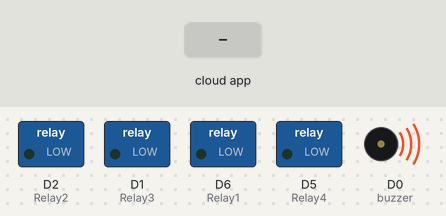
The sketch below on a simulated ESP8266 (NodeMCU). Parts: switched loads named in the sketch (green lamp = pin HIGH), buzzer (waves = sounding, pin HIGH). The test bench sets the inputs (shaded band). WiFi joins after 1.5 s; servers stay silent unless stated; no MQTT or app messages arrive unless stated; what the sketch prints to the serial monitor is not drawn.

Above: at 2.7 s.
2.8 s: the phone or cloud app sets relay1 to 1
At 5.2 s:
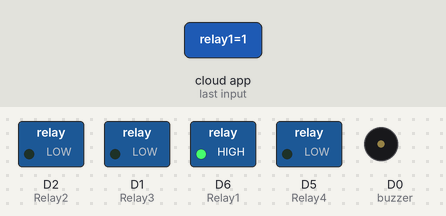
5.8 s: the phone or cloud app sets relay2 to 1
At 6.9 s:
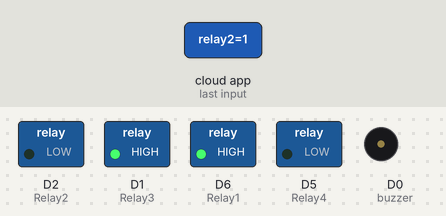
7.3 s: the phone or cloud app sets relay3 to 1
At 8.4 s:
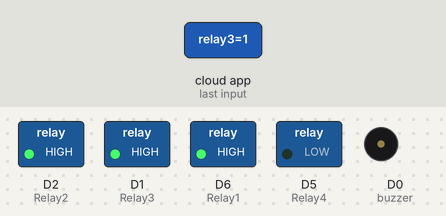
8.8 s: the phone or cloud app sets relay4 to 1
At 9.1 s:
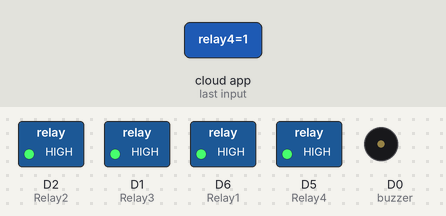
10.3 s: the phone or cloud app sets relay1 to 0
At 10.7 s:
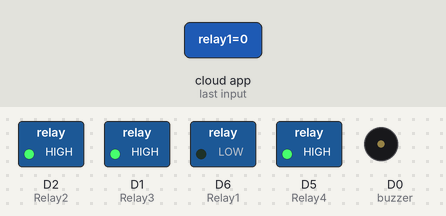
11.8 s: the phone or cloud app sets relay2 to 0
At 12.6 s:
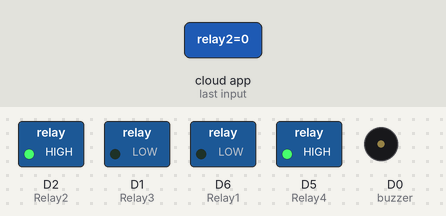
Timing chart, 0 to 14.3 s (numbered marks = the images above; inputs shaded):
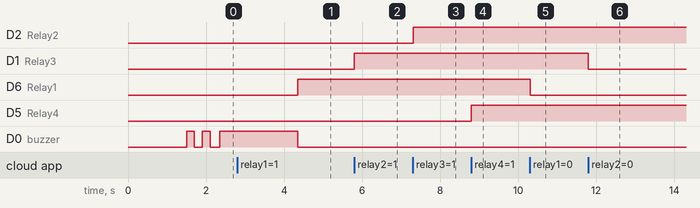

The sketch:

IOT_HA.ino
```cpp
#include <ESP8266WiFi.h>
#include "Adafruit_MQTT.h"
#include "Adafruit_MQTT_Client.h"
#include "DHT.h"

//Relays for switching appliances
#define Relay1            D6
#define Relay2            D2
#define Relay3            D1
#define Relay4            D5
#define DHTPIN            D7
#define buzzer            D0
#define S0                D3
#define S1                D4
#define analogpin         A0
/************************* WiFi Access Point *********************************/
#define WLAN_SSID       ""  //wifi username
#define WLAN_PASS       ""  //wifi password
/************************* Adafruit.io Setup *********************************/
#define AIO_SERVER      "io.adafruit.com"
#define AIO_SERVERPORT  1883                   // use 8883 for SSL
#define AIO_USERNAME    "" //adafruit.io username
#define AIO_KEY         "" //enter your adafruit.io web key here

WiFiClient client;

Adafruit_MQTT_Client mqtt(&client, AIO_SERVER, AIO_SERVERPORT, AIO_USERNAME, AIO_KEY);


Adafruit_MQTT_Publish Humidity = Adafruit_MQTT_Publish(&mqtt, AIO_USERNAME "/feeds/humidity");
Adafruit_MQTT_Publish Temperature = Adafruit_MQTT_Publish(&mqtt, AIO_USERNAME "/feeds/temperature");
Adafruit_MQTT_Publish CO2 = Adafruit_MQTT_Publish(&mqtt, AIO_USERNAME "/feeds/co2");
Adafruit_MQTT_Publish Sound = Adafruit_MQTT_Publish(&mqtt, AIO_USERNAME "/feeds/sound");
Adafruit_MQTT_Publish Light = Adafruit_MQTT_Publish(&mqtt, AIO_USERNAME "/feeds/light");


Adafruit_MQTT_Subscribe Light1 = Adafruit_MQTT_Subscribe(&mqtt, AIO_USERNAME "/feeds/relay1");
Adafruit_MQTT_Subscribe Fan1 = Adafruit_MQTT_Subscribe(&mqtt, AIO_USERNAME "/feeds/relay2");
Adafruit_MQTT_Subscribe Light2 = Adafruit_MQTT_Subscribe(&mqtt, AIO_USERNAME "/feeds/relay3");
Adafruit_MQTT_Subscribe Fan2 = Adafruit_MQTT_Subscribe(&mqtt, AIO_USERNAME "/feeds/relay4");


#define DHTTYPE           DHT11     // DHT 11

DHT dht(DHTPIN, DHTTYPE);

void MQTT_connect();
void setup() {
  Serial.begin(9600);

  pinMode(buzzer, OUTPUT);
  pinMode(Relay1, OUTPUT);
  pinMode(Relay2, OUTPUT);
  pinMode(Relay3, OUTPUT);
  pinMode(Relay4, OUTPUT);
  pinMode(S0, OUTPUT);
  pinMode(S1, OUTPUT);
  pinMode(A0, INPUT);


  WiFi.begin(WLAN_SSID, WLAN_PASS);
  while (WiFi.status() != WL_CONNECTED) {
    delay(500);
    Serial.print(".");
  }

  //Setting up DHT sensor
  dht.begin();

  // Setup MQTT subscription for onoff feed.
  mqtt.subscribe(&Light1);
  mqtt.subscribe(&Fan1);
  mqtt.subscribe(&Light2);
  mqtt.subscribe(&Fan2);
}

void loop() {
  MQTT_connect();

  Adafruit_MQTT_Subscribe *subscription;
  while ((subscription = mqtt.readSubscription(20000))) {
    if (subscription == &Light1) {
      int Light1_State = atoi((char *)Light1.lastread);
      digitalWrite(Relay1, Light1_State);

    }
    if (subscription == &Light2) {
      int Light2_State = atoi((char *)Light2.lastread);
      digitalWrite(Relay2, Light2_State);
    }
    if (subscription == &Fan1) {
      int Fan1_State = atoi((char *)Fan1.lastread);
      digitalWrite(Relay3, Fan1_State);
    }
    if (subscription == &Fan2) {
      int Fan2_State = atoi((char *)Fan2.lastread);
      digitalWrite(Relay4, Fan2_State);

    }
  }


  digitalWrite(S0, HIGH);
  digitalWrite(S1, LOW);
  int Value = analogRead(analogpin);
  if (! CO2.publish(Value)) {
    Serial.println(F("Failed"));
  } else {
    Serial.println(F("OK!"));
  }

  digitalWrite(S0, LOW);
  digitalWrite(S1, HIGH);
  int raw_sound = analogRead(analogpin);
  Value = map(raw_sound,0,1024,0,100);
  if (! Sound.publish(Value)) {
    Serial.println(F("Failed"));
  } else {
    Serial.println(F("OK!"));
  }

  digitalWrite(S0, LOW);
  digitalWrite(S1, LOW);
  int raw_light = analogRead(analogpin);
  int Value2 = map(raw_light,1024,0,0,100);
  if (! Light.publish(Value2)) {
    Serial.println(F("Failed"));
  } else {
    Serial.println(F("OK!"));
  }


  float h = dht.readHumidity();
  float t = dht.readTemperature();
  float f = dht.readTemperature(true);

  if (! Humidity.publish(h)) {
    Serial.println(F("Failed"));
  } else {
    Serial.println(F("OK!"));
  }
  if (! Temperature.publish(t)) {
    Serial.println(F("Failed"));
  } else {
    Serial.println(F("OK!"));
  }


}


void MQTT_connect() {
  int8_t ret;

  // Stop if already connected.
  if (mqtt.connected()) {
    return;
  }

  Serial.print("Connecting to MQTT... ");

  uint8_t retries = 3;
  digitalWrite(buzzer, HIGH);
  delay(200);
  digitalWrite(buzzer, LOW);
  delay(200);
  digitalWrite(buzzer, HIGH);
  delay(200);
  digitalWrite(buzzer, LOW);
  delay(200);
  while ((ret = mqtt.connect()) != 0) {
    mqtt.disconnect();
    delay(5000);
    retries--;
    if (retries == 0) {
      while (1);
    }
  }
  Serial.println("MQTT Connected!");
  digitalWrite(buzzer, HIGH);
  delay(2000);
  digitalWrite(buzzer, LOW);
}
```

Measured:
- after the input at 2.8 s, D6 (Relay1): LOW → HIGH after 1.6 s
- after the input at 5.8 s, D1 (Relay3): LOW → HIGH at once
- after the input at 7.3 s, D2 (Relay2): LOW → HIGH at once
- after the input at 8.8 s, D5 (Relay4): LOW → HIGH at once
- after the input at 10.3 s, D6 (Relay1): HIGH → LOW at once
- after the input at 11.8 s, D1 (Relay3): HIGH → LOW at once
